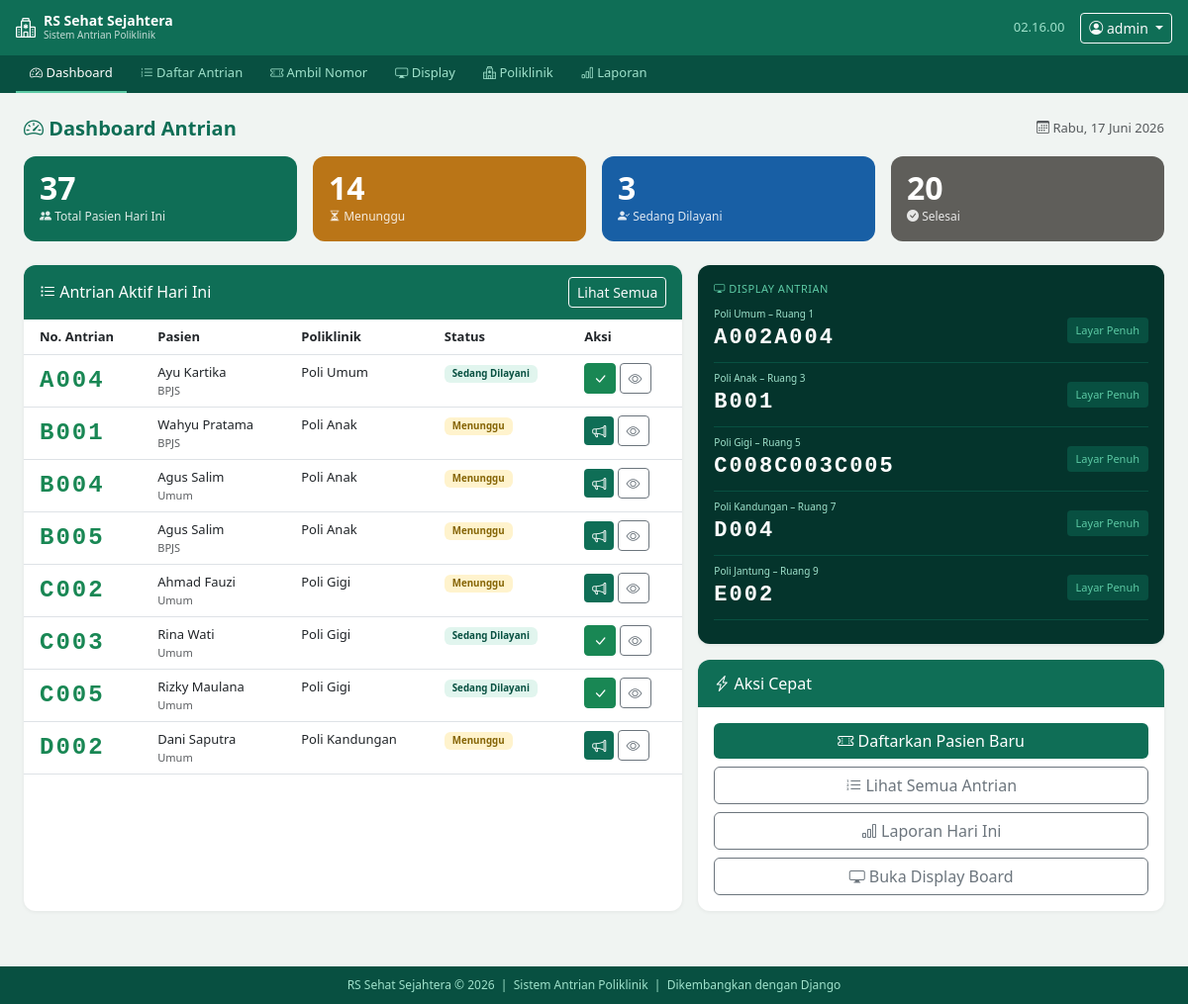
The app's page / (signed in) with its own data.
### antrian/models.py (models this page shows, shortened)
class Antrian(models.Model):
    STATUS_CHOICES = [
        ('menunggu', 'Menunggu'),
        ('dipanggil', 'Dipanggil'),
        ('dilayani', 'Sedang Dilayani'),
        ('selesai', 'Selesai'),
        ('batal', 'Batal / Tidak Hadir'),
    ]
    poliklinik = models.ForeignKey(Poliklinik, on_delete=models.CASCADE)
    pasien = models.ForeignKey(Pasien, on_delete=models.CASCADE, null=True, blank=True)
    nama_pasien = models.CharField(max_length=150)
    nik = models.CharField(max_length=16, blank=True)
    jenis_pasien = models.CharField(max_length=10, choices=Pasien.JENIS_CHOICES, default='umum')
    keluhan = models.TextField(blank=True)
    nomor_urut = models.PositiveIntegerField()
    kode_antrian = models.CharField(max_length=10)
    tanggal = models.DateField(default=timezone.localdate)
    waktu_daftar = models.DateTimeField(auto_now_add=True)
    waktu_panggil = models.DateTimeField(null=True, blank=True)
    waktu_selesai = models.DateTimeField(null=True, blank=True)
    status = models.CharField(max_length=15, choices=STATUS_CHOICES, default='menunggu')
    catatan_dokter = models.TextField(blank=True)
    class Meta:
        verbose_name = 'Antrian'
        verbose_name_plural = 'Antrian'
        ordering = ['tanggal', 'poliklinik', 'nomor_urut']
        unique_together = ['poliklinik', 'tanggal', 'nomor_urut']

class Poliklinik(models.Model):
    KODE_CHOICES = [
        ('A', 'Poli Umum'),
        ('B', 'Poli Anak'),
        ('C', 'Poli Gigi'),
        ('D', 'Poli Kandungan'),
        ('E', 'Poli Jantung'),
        ('F', 'Poli Mata'),
    ]
    kode = models.CharField(max_length=2, unique=True)
    nama = models.CharField(max_length=100)
    ruangan = models.CharField(max_length=20, default='Ruang 1')
    dokter = models.CharField(max_length=100, blank=True)
    aktif = models.BooleanField(default=True)
    class Meta:
        verbose_name = 'Poliklinik'
        verbose_name_plural = 'Poliklinik'
        ordering = ['kode']

### antrian/views.py (the view)
# urls.py: path('', views.dashboard, name='dashboard'),
@login_required
def dashboard(request):
    hari_ini = timezone.localdate()
    antrian_hari_ini = Antrian.objects.filter(tanggal=hari_ini)
    context = {
        'total_pasien': antrian_hari_ini.count(),
        'menunggu': antrian_hari_ini.filter(status='menunggu').count(),
        'dilayani': antrian_hari_ini.filter(status='dilayani').count(),
        'selesai': antrian_hari_ini.filter(status='selesai').count(),
        'antrian_terbaru': antrian_hari_ini.order_by('-waktu_daftar')[:10],
        'antrian_aktif': antrian_hari_ini.filter(
            status__in=['menunggu', 'dipanggil', 'dilayani']
        ).order_by('poliklinik', 'nomor_urut')[:8],
        'poliklinik_list': Poliklinik.objects.filter(aktif=True),
        'tanggal': hari_ini,
    }
    return render(request, 'antrian/dashboard.html', context)

### antrian/templates/antrian/dashboard.html (shortened to what this page needs)
{% extends 'antrian/base.html' %}
{% block content %}
<div class="d-flex justify-content-between align-items-center mb-3">
  <h5 class="mb-0 fw-bold" style="color:#0F6E56"><i class="bi bi-speedometer2"></i> Dashboard Antrian</h5>
  <span class="text-muted" style="font-size:13px"><i class="bi bi-calendar3"></i> {{ tanggal|date:"l, d F Y" }}</span>
</div>
<div class="row g-3 mb-4">
  <div class="col-6 col-md-3">
    <div class="stat-card hijau h-100">
      <div class="angka">{{ total_pasien }}</div>
      <div class="label"><i class="bi bi-people-fill"></i> Total Pasien Hari Ini</div>
    </div>
  </div>
  <div class="col-6 col-md-3">
    <div class="stat-card kuning h-100">
      <div class="angka">{{ menunggu }}</div>
      <div class="label"><i class="bi bi-hourglass-split"></i> Menunggu</div>
    </div>
  </div>
  <div class="col-6 col-md-3">
    <div class="stat-card biru h-100">
      <div class="angka">{{ dilayani }}</div>
      <div class="label"><i class="bi bi-person-check-fill"></i> Sedang Dilayani</div>
    </div>
  </div>
  <div class="col-6 col-md-3">
    <div class="stat-card abu h-100">
      <div class="angka">{{ selesai }}</div>
      <div class="label"><i class="bi bi-check-circle-fill"></i> Selesai</div>
    </div>
  </div>
</div>
<div class="row g-3">
  <div class="col-lg-7">
    <div class="card h-100">
      <div class="card-header-rs d-flex justify-content-between align-items-center">
        <span><i class="bi bi-list-task"></i> Antrian Aktif Hari Ini</span>
        <a href="{% url 'daftar_antrian' %}" class="btn btn-sm btn-outline-light">Lihat Semua</a>
      </div>
      <div class="card-body p-0">
        <div class="table-responsive">
          <table class="table table-hover mb-0" style="font-size:13px">
            <thead style="background:#f8f9fa">
              <tr>
                <th class="ps-3">No. Antrian</th>
                <th>Pasien</th>
                <th>Poliklinik</th>
                <th>Status</th>
                <th>Aksi</th>
              </tr>
            </thead>
            <tbody>
              {% for a in antrian_aktif %}
              <tr>
                <td class="ps-3"><span class="nomor-antrian text-success">{{ a.kode_antrian }}</span></td>
                <td>
                  <div class="fw-500">{{ a.nama_pasien }}</div>
                  <div class="text-muted" style="font-size:11px">{{ a.get_jenis_pasien_display }}</div>
                </td>
                <td>{{ a.poliklinik.nama }}</td>
                <td>
                  <span class="badge badge-{{ a.status }} px-2 py-1">
                    {{ a.get_status_display }}
                  </span>
                </td>
                <td>
                  {% if a.status == 'menunggu' %}
                  <a href="{% url 'panggil_antrian' a.pk %}" class="btn btn-sm btn-rs"><i class="bi bi-megaphone"></i></a>
                  {% elif a.status == 'dipanggil' or a.status == 'dilayani' %}
                  <a href="{% url 'selesai_antrian' a.pk %}" class="btn btn-sm btn-success"><i class="bi bi-check-lg"></i></a>
                  {% endif %}
                  <a href="{% url 'detail_antrian' a.pk %}" class="btn btn-sm btn-outline-secondary"><i class="bi bi-eye"></i></a>
                </td>
              </tr>
              {% empty %}
              <tr><td colspan="5" class="text-center text-muted py-4">Belum ada antrian hari ini</td></tr>
              {% endfor %}
            </tbody>
          </table>
        </div>
      </div>
    </div>
  </div>
  <div class="col-lg-5">
    <div class="card mb-3" style="background:#04342C;color:#fff;border-radius:12px">
      <div class="card-body">
        <div style="font-size:11px;color:#5DCAA5;text-transform:uppercase;letter-spacing:.5px;margin-bottom:10px">
          <i class="bi bi-display"></i> Display Antrian
        </div>
        {% for poli in poliklinik_list %}
        {% with sedang=poli.antrian_set.all %}
        <div class="d-flex justify-content-between align-items-center mb-2 pb-2" style="border-bottom:0.5px solid #085041">
          <div>
            <div style="font-size:10px;color:#9FE1CB">{{ poli.nama }} – {{ poli.ruangan }}</div>
            <div style="font-size:22px;font-weight:700;font-family:'Courier New';letter-spacing:2px">
              {% for a in poli.antrian_set.all %}{% if a.status == 'dilayani' or a.status == 'dipanggil' %}{{ a.kode_antrian }}{% endif %}{% empty %}–{% endfor %}
            </div>
          </div>
          <a href="{% url 'display_board' %}" target="_blank" class="btn btn-sm" style="background:#085041;color:#5DCAA5;font-size:11px">Layar Penuh</a>
        </div>
        {% endwith %}
        {% endfor %}
      </div>
    </div>
    <div class="card">
      <div class="card-header-rs"><i class="bi bi-lightning-charge"></i> Aksi Cepat</div>
      <div class="card-body d-grid gap-2">
        <a href="{% url 'ambil_antrian' %}" class="btn btn-rs"><i class="bi bi-ticket-perforated"></i> Daftarkan Pasien Baru</a>
        <a href="{% url 'daftar_antrian' %}" class="btn btn-outline-secondary"><i class="bi bi-list-ol"></i> Lihat Semua Antrian</a>
        <a href="{% url 'laporan' %}" class="btn btn-outline-secondary"><i class="bi bi-bar-chart"></i> Laporan Hari Ini</a>
        <a href="{% url 'display_board' %}" target="_blank" class="btn btn-outline-secondary"><i class="bi bi-display"></i> Buka Display Board</a>
      </div>
    </div>
  </div>
</div>
{% endblock %}

### antrian/templates/antrian/base.html (shortened to what this page needs)
<!DOCTYPE html>
<html lang="id">
<head>
  <link href="https://cdn.jsdelivr.net/npm/bootstrap@5.3.0/dist/css/bootstrap.min.css" rel="stylesheet">
  <link href="https://cdn.jsdelivr.net/npm/bootstrap-icons@1.11.0/font/bootstrap-icons.css" rel="stylesheet">
</head>
<body>
<nav class="navbar navbar-expand-lg navbar-rs px-3">
  <a class="navbar-brand d-flex align-items-center gap-2" href="{% url 'dashboard' %}">
    <i class="bi bi-hospital fs-5"></i>
    <div>
      <div style="font-size:14px;font-weight:600;line-height:1">RS Sehat Sejahtera</div>
      <div style="font-size:10px;opacity:.75">Sistem Antrian Poliklinik</div>
    </div>
  </a>
  <div class="ms-auto d-flex align-items-center gap-3">
    <span class="navbar-text" id="jam-navbar"></span>
    {% if user.is_authenticated %}
    <div class="dropdown">
      <button class="btn btn-sm btn-outline-light dropdown-toggle" data-bs-toggle="dropdown">
        <i class="bi bi-person-circle"></i> {{ user.username }}
      </button>
    </div>
    {% endif %}
  </div>
</nav>
{% if user.is_authenticated %}
<div class="subnav">
  <ul class="nav">
    <li class="nav-item"><a class="nav-link {% if request.resolver_match.url_name == 'dashboard' %}active{% endif %}" href="{% url 'dashboard' %}"><i class="bi bi-speedometer2"></i> Dashboard</a></li>
    <li class="nav-item"><a class="nav-link {% if request.resolver_match.url_name == 'daftar_antrian' %}active{% endif %}" href="{% url 'daftar_antrian' %}"><i class="bi bi-list-ol"></i> Daftar Antrian</a></li>
    <li class="nav-item"><a class="nav-link {% if request.resolver_match.url_name == 'ambil_antrian' %}active{% endif %}" href="{% url 'ambil_antrian' %}"><i class="bi bi-ticket-perforated"></i> Ambil Nomor</a></li>
    <li class="nav-item"><a class="nav-link {% if request.resolver_match.url_name == 'display_board' %}active{% endif %}" href="{% url 'display_board' %}" target="_blank"><i class="bi bi-display"></i> Display</a></li>
    <li class="nav-item"><a class="nav-link {% if request.resolver_match.url_name == 'kelola_poliklinik' %}active{% endif %}" href="{% url 'kelola_poliklinik' %}"><i class="bi bi-hospital"></i> Poliklinik</a></li>
    <li class="nav-item"><a class="nav-link {% if request.resolver_match.url_name == 'laporan' %}active{% endif %}" href="{% url 'laporan' %}"><i class="bi bi-bar-chart"></i> Laporan</a></li>
  </ul>
</div>
{% endif %}
<main class="container-fluid px-4 py-3">
  {% block content %}{% endblock %}
</main>
<footer class="text-center">
  <div>RS Sehat Sejahtera &copy; 2026 &nbsp;|&nbsp; Sistem Antrian Poliklinik &nbsp;|&nbsp; Dikembangkan dengan Django</div>
</footer>
</body>
</html>

### antrian/templates/antrian/base.html (style rules this page uses)
:root { --rs-hijau: #0F6E56; --rs-hijau-gelap: #085041; --rs-hijau-muda: #E1F5EE; --rs-hijau-terang: #5DCAA5; }
body { background: #f0f4f2; font-family: 'Segoe UI', sans-serif; }
.navbar-rs { background: var(--rs-hijau); }
.navbar-rs .navbar-brand, .navbar-rs .nav-link { color: #fff !important; }
.navbar-rs .navbar-text { color: #9FE1CB; font-size: 13px; }
.subnav { background: var(--rs-hijau-gelap); padding: 0 16px; }
.subnav .nav-link { color: #9FE1CB !important; font-size: 13px; padding: 8px 14px; border-bottom: 2px solid transparent; }
.subnav .nav-link:hover, .subnav .nav-link.active { color: #fff !important; border-bottom-color: var(--rs-hijau-terang); }
.card { border: none; border-radius: 12px; box-shadow: 0 1px 4px rgba(0,0,0,.06); }
.card-header-rs { background: var(--rs-hijau); color: #fff; border-radius: 12px 12px 0 0 !important; padding: 12px 16px; font-weight: 500; }
.stat-card { border-radius: 12px; padding: 16px; color: #fff; }
.stat-card.hijau { background: var(--rs-hijau); }
.stat-card.kuning { background: #BA7517; }
.stat-card.biru { background: #185FA5; }
.stat-card.abu { background: #5F5E5A; }
.stat-card .angka { font-size: 2rem; font-weight: 600; line-height: 1; }
.stat-card .label { font-size: 12px; opacity: .85; margin-top: 4px; }
.badge-menunggu { background: #FFF3CD; color: #856404; }
.badge-dilayani { background: var(--rs-hijau-muda); color: var(--rs-hijau-gelap); }
.nomor-antrian { font-size: 1.5rem; font-weight: 700; font-family: 'Courier New', monospace; letter-spacing: 2px; }
.btn-rs { background: var(--rs-hijau); color: #fff; border: none; }
footer { background: var(--rs-hijau-gelap); color: #9FE1CB; font-size: 12px; padding: 10px 0; margin-top: 40px; }

### records on screen
Antrian: kode_antrian "A004", nama_pasien "Ayu Kartika", jenis_pasien "BPJS", poliklinik.nama "Poli Umum", status "Sedang Dilayani"
Antrian: kode_antrian "B001", nama_pasien "Wahyu Pratama", jenis_pasien "BPJS", poliklinik.nama "Poli Anak", status "Menunggu"
Antrian: kode_antrian "B004", nama_pasien "Agus Salim", jenis_pasien "Umum", poliklinik.nama "Poli Anak", status "Menunggu"
Antrian: kode_antrian "B005", nama_pasien "Agus Salim", jenis_pasien "BPJS", poliklinik.nama "Poli Anak", status "Menunggu"
Antrian: kode_antrian "C002", nama_pasien "Ahmad Fauzi", jenis_pasien "Umum", poliklinik.nama "Poli Gigi", status "Menunggu"
Antrian: kode_antrian "C003", nama_pasien "Rina Wati", jenis_pasien "Umum", poliklinik.nama "Poli Gigi", status "Sedang Dilayani"
Antrian: kode_antrian "C005", nama_pasien "Rizky Maulana", jenis_pasien "Umum", poliklinik.nama "Poli Gigi", status "Sedang Dilayani"
Antrian: kode_antrian "D002", nama_pasien "Dani Saputra", jenis_pasien "Umum", poliklinik.nama "Poli Kandungan", status "Menunggu"
Poliklinik: nama "Poli Umum", ruangan "Ruang 1"
Antrian: kode_antrian "A002"
Poliklinik: nama "Poli Anak", ruangan "Ruang 3"
Antrian: kode_antrian "B001"
Poliklinik: nama "Poli Gigi", ruangan "Ruang 5"
Antrian: kode_antrian "C008"
Poliklinik: nama "Poli Kandungan", ruangan "Ruang 7"
Antrian: kode_antrian "D004"
Poliklinik: nama "Poli Jantung", ruangan "Ruang 9"
Antrian: kode_antrian "E002"

### other values on screen
{{ user.username }} "admin"
{{ tanggal|date:"l, d F Y" }} "Rabu, 17 Juni 2026"
{{ total_pasien }} "37"
{{ menunggu }} "14"
{{ dilayani }} "3"
{{ selesai }} "20"
